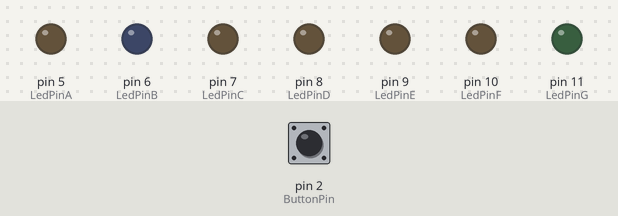
Simulated run of this sketch. Board: Arduino Uno, built with avr-gcc and run on an emulated ATmega328P. Parts: output pins drawn as LEDs (lit = HIGH). Inputs (shaded band) come from the test bench; at power-on: pin 2 (ButtonPin) LOW.

Above: at 0.2 s.
At 0.7 s:
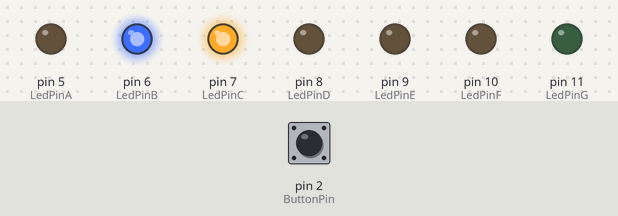
At 1.7 s:
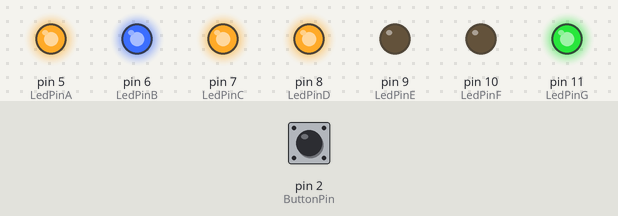
At 3.2 s:
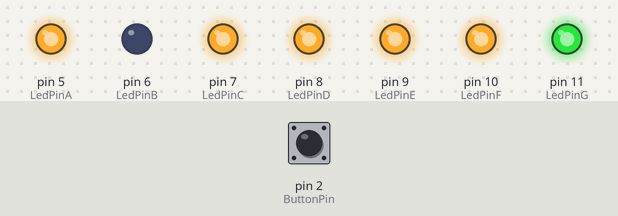
At 4.7 s:
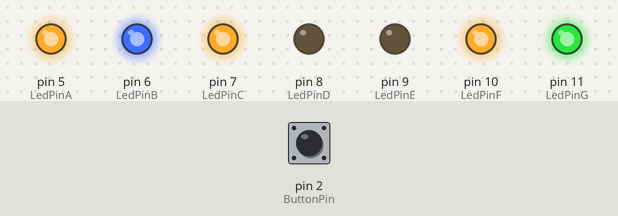
At 6.2 s:
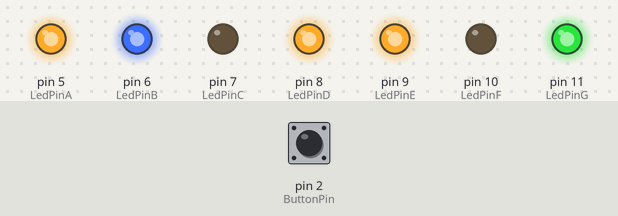
Timing chart, 0 to 6.5 s (numbered marks = the images above):
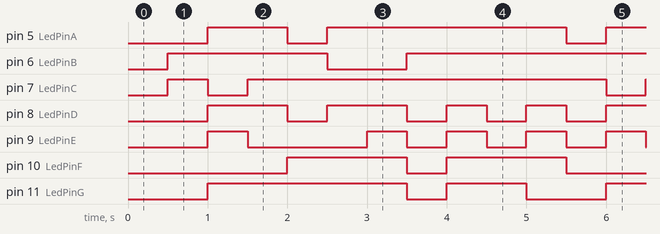

The sketch:

SIDRepte3Programa2.ino
```cpp
/****************************************************************
**                                                             **
**                          TÏTOL: Repte 3                     **
**                            projecte 2                       **
**                                                             **
** NOM: Andrés Morales Bacilio                DATA:18/02/2017  **
****************************************************************/
//********************* VARIABLES *******************************
const int LedPinA = 5;
const int LedPinB = 6;
const int LedPinC = 7;
const int LedPinD = 8;
const int LedPinE = 9;
const int LedPinF = 10;
const int LedPinG = 11;
int ButtonPin = 2;
boolean buttonEstat = LOW;

int num = 0;


//*********************** SETUP *********************************

void setup()               // run once, when the sketch starts
 {
  pinMode(LedPinA, OUTPUT);
  pinMode(LedPinB, OUTPUT);
  pinMode(LedPinC, OUTPUT);
  pinMode(LedPinD, OUTPUT);
  pinMode(LedPinE, OUTPUT);
  pinMode(LedPinF, OUTPUT);
  pinMode(LedPinG, OUTPUT);
  pinMode(ButtonPin, INPUT);

  digitalWrite(LedPinA, LOW);
  digitalWrite(LedPinB, LOW);
  digitalWrite(LedPinC, LOW);
  digitalWrite(LedPinD, LOW);
  digitalWrite(LedPinE, LOW);
  digitalWrite(LedPinF, LOW);
  digitalWrite(LedPinG, LOW);


 }

//************************ LOOP *********************************
void loop()         // we need this to be here even thought its empty
{
  delay(500);
  buttonEstat = digitalRead(ButtonPin);
  if (buttonEstat == HIGH);
  {
    num = num + 1;
    if(num == 10) num = 0;
  }
  switch(num)
  {
  case 0:
    digitalWrite (LedPinA, HIGH);   // display marca 0
    digitalWrite (LedPinB, HIGH);
    digitalWrite (LedPinC, HIGH);
    digitalWrite (LedPinD, HIGH);
    digitalWrite (LedPinE, HIGH);
    digitalWrite (LedPinF, HIGH);
    digitalWrite (LedPinG, LOW);
    break;

    case 1:
    digitalWrite (LedPinA, LOW);    // display marca 1
    digitalWrite (LedPinB, HIGH);
    digitalWrite (LedPinC, HIGH);
    digitalWrite (LedPinD, LOW);
    digitalWrite (LedPinE, LOW);
    digitalWrite (LedPinF, LOW);
    digitalWrite (LedPinG, LOW);
    break;
    case 2:
    digitalWrite (LedPinA, HIGH);     // display marca 2
    digitalWrite (LedPinB, HIGH);
    digitalWrite (LedPinC, LOW);
    digitalWrite (LedPinD, HIGH);
    digitalWrite (LedPinE, HIGH);
    digitalWrite (LedPinF, LOW);
    digitalWrite (LedPinG, HIGH);
    break;
    case 3:
    digitalWrite (LedPinA, HIGH);     // display marca 3
    digitalWrite (LedPinB, HIGH);
    digitalWrite (LedPinC, HIGH);
    digitalWrite (LedPinD, HIGH);
    digitalWrite (LedPinE, LOW);
    digitalWrite (LedPinF, LOW);
    digitalWrite (LedPinG, HIGH);
    break;
    case 4:
    digitalWrite (LedPinA, LOW);     // display marca 4
    digitalWrite (LedPinB, HIGH);
    digitalWrite (LedPinC, HIGH);
    digitalWrite (LedPinD, LOW);
    digitalWrite (LedPinE, LOW);
    digitalWrite (LedPinF, HIGH);
    digitalWrite (LedPinG, HIGH);
    break;
    case 5:
    digitalWrite (LedPinA, HIGH);     // display marca 5
    digitalWrite (LedPinB, LOW);
    digitalWrite (LedPinC, HIGH);
    digitalWrite (LedPinD, HIGH);
    digitalWrite (LedPinE, LOW);
    digitalWrite (LedPinF, HIGH);
    digitalWrite (LedPinG, HIGH);
    break;
    case 6:
    digitalWrite (LedPinA, HIGH);     // display marca 6
    digitalWrite (LedPinB, LOW);
    digitalWrite (LedPinC, HIGH);
    digitalWrite (LedPinD, HIGH);
    digitalWrite (LedPinE, HIGH);
    digitalWrite (LedPinF, HIGH);
    digitalWrite (LedPinG, HIGH);
    break;
    case 7:
       digitalWrite (LedPinA, HIGH);     // display marca 7
    digitalWrite (LedPinB, HIGH);
    digitalWrite (LedPinC, HIGH);
    digitalWrite (LedPinD, LOW);
    digitalWrite (LedPinE, LOW);
    digitalWrite (LedPinF, LOW);
    digitalWrite (LedPinG, LOW);
    break;
    case 8:
        digitalWrite (LedPinA, HIGH);     // display marca 8
    digitalWrite (LedPinB, HIGH);
    digitalWrite (LedPinC, HIGH);
    digitalWrite (LedPinD, HIGH);
    digitalWrite (LedPinE, HIGH);
    digitalWrite (LedPinF, HIGH);
    digitalWrite (LedPinG, HIGH);
    break;
    case 9:
       digitalWrite (LedPinA, HIGH);     // display marca 9
    digitalWrite (LedPinB, HIGH);
    digitalWrite (LedPinC, HIGH);
    digitalWrite (LedPinD, LOW);
    digitalWrite (LedPinE, LOW);
    digitalWrite (LedPinF, HIGH);
    digitalWrite (LedPinG, HIGH);
    break;

}
}


//****************** FUNCIONS ***********************************
```

Measured:
- by itself, pin 5 (LedPinA): repeats every 5.0 s: LOW 0.50 s, HIGH 3.0 s, LOW 0.50 s, HIGH 1.0 s
- by itself, pin 6 (LedPinB): repeats every 5.0 s: LOW 1.0 s, HIGH 4.0 s
- by itself, pin 7 (LedPinC): repeats every 5.0 s: LOW 0.50 s, HIGH 4.5 s
- by itself, pin 8 (LedPinD): repeats every 5.0 s: LOW 0.50 s, HIGH 1.0 s, 2 × (LOW 0.50 s, HIGH 0.50 s), LOW 0.50 s, HIGH 1.0 s
- by itself, pin 9 (LedPinE): repeats every 5.0 s: LOW 1.5 s, 3 × (HIGH 0.50 s, LOW 0.50 s), HIGH 0.50 s
- by itself, pin 10 (LedPinF): repeats every 5.0 s: LOW 0.50 s, HIGH 1.5 s, LOW 1.5 s, HIGH 1.5 s
- by itself, pin 11 (LedPinG): repeats every 5.0 s: LOW 0.50 s, HIGH 1.0 s, LOW 1.0 s, HIGH 2.5 s
